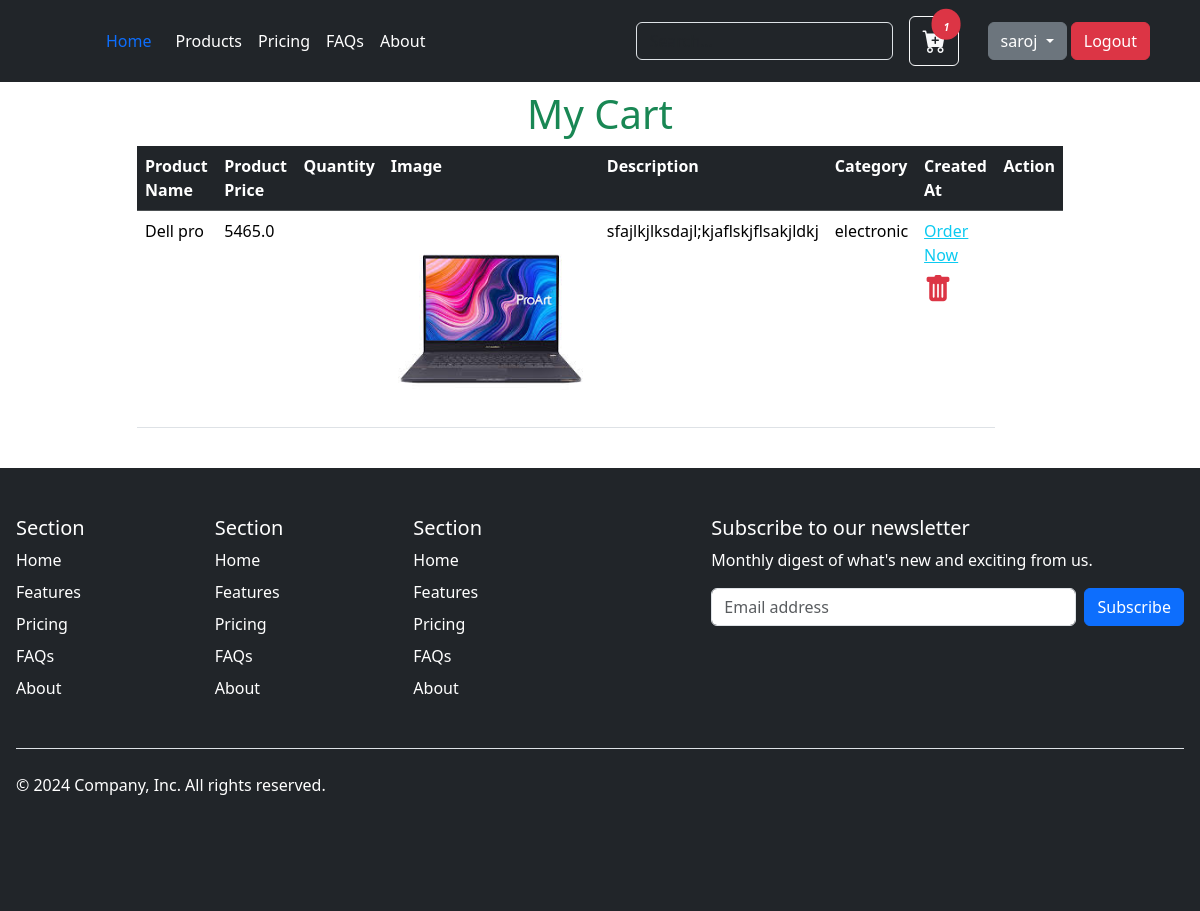
The app's page /cart/ (signed in) with its own data.
### users/models.py (models this page shows)
class Cart(models.Model):
    product = models.ForeignKey(Product, on_delete=models.CASCADE, null=True)
    user = models.ForeignKey(User, on_delete=models.CASCADE, null=True)
    created_at = models.DateTimeField(auto_now_add=True)

### product/models.py (models this page shows, shortened)
class Product(models.Model):
    product_name = models.CharField(max_length=200, null=False)
    product_price = models.FloatField( null=False)
    quantity = models.IntegerField(null=False)
    description = models.TextField()
    image = models.FileField(upload_to='static/updates', null=True)
    category = models.ForeignKey(Category, on_delete=models.CASCADE,null=True)
    created_at = models.DateTimeField(auto_now_add=True)

class Category(models.Model):
    category_name = models.CharField(max_length=200, unique=True, null=True)
    def __str__(self):
        return self.category_name

### users/views.py (the view)
# urls.py: path('cart/',views.viewcart, name='cart'),
@login_required
def viewcart(request):
    user = request.user.id
    items = Cart.objects.filter(user=user)
    context = {
        'items':  items
    }
    return render(request,'users/cart.html',context)

### users/templates/users/cart.html (shortened to what this page needs)
{% extends "layout.html" %}
{% load static %}
{% load crispy_forms_tags %}
{% block main_content %}
<div class="container mt-2 mb-4">
    <div class="d-flex row justify-content-center">
        <div class="col-md-10">
            <h1 class="text-success text-center">My Cart </h1>
            <table class="table table-border">
                <tr class="table-dark">
                    <th>Product Name</th>
                    <th>Product Price</th>
                    <th>Quantity</th>
                    <th>Image</th>
                    <th>Description</th>
                    <th>Category</th>
                    <th>Created At</th>
                    <th>Action</th>
                </tr>
                {%  for i in items %}
                <tr>
                    <td>{{i.product.product_name}}</td>
                    <td>{{i.product.product_price}}</td>
                    <td>{{i.product.product_quantity}}</td>
                    <td>
                        <img src="/{{i.product.image}}" alt="{{show_product.product_name}}" width="200px">
                    </td>
                    <td>{{i.product.description}}</td>
                    <td>{{i.product.category}}</td>
                     <td>
                        <a href="{% url 'order' i.product.id i.id %}" class="text-info">Order Now</a>
                        <a href="{% url 'deletecart' i.id %}"><i class="bi bi-trash-fill text-danger fs-3" onclick="return alert('Are you sure want to delete?')"></i></a>
                     </td>
                </tr>
                {% endfor %}
            </table>
        </div>
    </div>
</div>
{% endblock %}

### templates/layout.html (shortened to what this page needs)
<!DOCTYPE html>
<html lang="en">
<head>
    {% load static %}
    <link rel="stylesheet" href="{%static 'css/style.css'%}">
    <link rel="stylesheet" href="https://cdn.jsdelivr.net/npm/bootstrap-icons@1.11.3/font/bootstrap-icons.min.css">
    <link href="https://cdn.jsdelivr.net/npm/bootstrap@5.3.3/dist/css/bootstrap.min.css" rel="stylesheet">
    <link rel="stylesheet" href="https://pro.fontawesome.com/releases/v5.10.0/css/all.css"
 />
</head>
<body>
  <header class="p-3 text-bg-dark">
    <div class="container">
      <div class="d-flex flex-wrap align-items-center justify-content-center justify-content-lg-start">
        <a href="/" class="d-flex align-items-center mb-2 mb-lg-0 text-white text-decoration-none">
          <svg class="bi me-2" width="40" height="32" role="img" aria-label="Bootstrap"><use xlink:href="#bootstrap"/></svg>
        </a>
        <ul class="nav col-12 col-lg-auto me-lg-auto mb-2 justify-content-center mb-md-0">
          <li><a href="{% url "homepage" %}" class="nav-link px-2-white">Home</a></li>
          <li><a href="{% url "products" %}" class="nav-link px-2 text-white">Products</a></li>
          <li><a href="#" class="nav-link px-2 text-white">Pricing</a></li>
          <li><a href="#" class="nav-link px-2 text-white">FAQs</a></li>
          <li><a href="#" class="nav-link px-2 text-white">About</a></li>
        </ul>
        <form class="col-12 col-lg-auto mb-3 mb-lg-0 me-lg-3" role="search">
          <input type="search" class="form-control form-control-dark text-bg-dark" placeholder="Search..." aria-label="Search">
        </form>
        <div class="text-end">
          {% if user.is_authenticated %}
          <a href="{% url 'cart' %}" class="btn btn-outline-light fs-4"><i class="bi bi-cart-plus-fill position-relative">
            <span class="position-absolute top-0 start-100 translate-middle badge rounded-pill bg-danger">
              <span class="" style="font-size: 10px;">{{items | length}}</span>
            </span>
          </i>
          </a>
          <div class="dropdown d-inline-block ms-4">
            <button class="btn btn-secondary dropdown-toggle" type="button" data-bs-toggle="dropdown" aria-expanded="false">
              {{user.username}}
            </button>
          </div>
          <a href="{% url "logout" %}" class="btn btn-danger me-2">Logout</a>
          {% else %}
          <a href="{% url "login" %}" class="btn btn-outline-light me-2">Login</a>
          <a href="{% url "register" %}" class="btn btn-warning">Sign-up</a>
          {% endif %}
        </div>
      </div>
    </div>
  </header>
    <div class="main">
        {% block main_content %}
        {% endblock %}
    </div>
    <div class="container-fluid bg-dark text-white px-3">
      <footer class="py-5">
        <div class="row">
          <div class="col-6 col-md-2 mb-3">
            <h5>Section</h5>
            <ul class="nav flex-column">
              <li class="nav-item mb-2"><a href="#" class="nav-link p-0 text-white">Home</a></li>
              <li class="nav-item mb-2"><a href="#" class="nav-link p-0 text-white">Features</a></li>
              <li class="nav-item mb-2"><a href="#" class="nav-link p-0 text-white">Pricing</a></li>
              <li class="nav-item mb-2"><a href="#" class="nav-link p-0 text-white">FAQs</a></li>
              <li class="nav-item mb-2"><a href="#" class="nav-link p-0 text-white">About</a></li>
            </ul>
          </div>
          <div class="col-6 col-md-2 mb-3">
            <h5>Section</h5>
            <ul class="nav flex-column">
              <li class="nav-item mb-2"><a href="#" class="nav-link p-0 text-white">Home</a></li>
              <li class="nav-item mb-2"><a href="#" class="nav-link p-0 text-white">Features</a></li>
              <li class="nav-item mb-2"><a href="#" class="nav-link p-0 text-white">Pricing</a></li>
              <li class="nav-item mb-2"><a href="#" class="nav-link p-0 text-white">FAQs</a></li>
              <li class="nav-item mb-2"><a href="#" class="nav-link p-0 text-white">About</a></li>
            </ul>
          </div>
          <div class="col-6 col-md-2 mb-3">
            <h5>Section</h5>
            <ul class="nav flex-column">
              <li class="nav-item mb-2"><a href="#" class="nav-link p-0 text-white">Home</a></li>
              <li class="nav-item mb-2"><a href="#" class="nav-link p-0 text-white">Features</a></li>
              <li class="nav-item mb-2"><a href="#" class="nav-link p-0 text-white">Pricing</a></li>
              <li class="nav-item mb-2"><a href="#" class="nav-link p-0 text-white">FAQs</a></li>
              <li class="nav-item mb-2"><a href="#" class="nav-link p-0 text-white">About</a></li>
            </ul>
          </div>
          <div class="col-md-5 offset-md-1 mb-3">
            <form>
              <h5>Subscribe to our newsletter</h5>
              <p>Monthly digest of what's new and exciting from us.</p>
              <div class="d-flex flex-column flex-sm-row w-100 gap-2">
                <input id="newsletter1" type="text" class="form-control" placeholder="Email address">
                <button class="btn btn-primary" type="button">Subscribe</button>
              </div>
            </form>
          </div>
        </div>
        <div class="d-flex flex-column flex-sm-row justify-content-between py-4 my-4 border-top">
          <p>&copy; 2024 Company, Inc. All rights reserved.</p>
          <ul class="list-unstyled d-flex">
            <li class="ms-3"><a class="link-body-emphasis" href="#"><svg class="bi" width="24" height="24"><use xlink:href="#twitter"/></svg></a></li>
            <li class="ms-3"><a class="link-body-emphasis" href="#"><svg class="bi" width="24" height="24"><use xlink:href="#instagram"/></svg></a></li>
            <li class="ms-3"><a class="link-body-emphasis" href="#"><svg class="bi" width="24" height="24"><use xlink:href="#facebook"/></svg></a></li>
          </ul>
        </div>
      </footer>
    </div>
</body>
</html>

### static/css/style.css (style rules this page uses)
h1 { color: red; }
img { width: 200px; }

### records on screen
Cart: product.product_name "Dell pro", product.product_price "5465.0", product.image (picture), product.description "sfajlkjlksdajl;kjaflskjflsakjldkj", product.category "electronic"

### other values on screen
{{ items | length }} "1"
{{ user.username }} "saroj"
